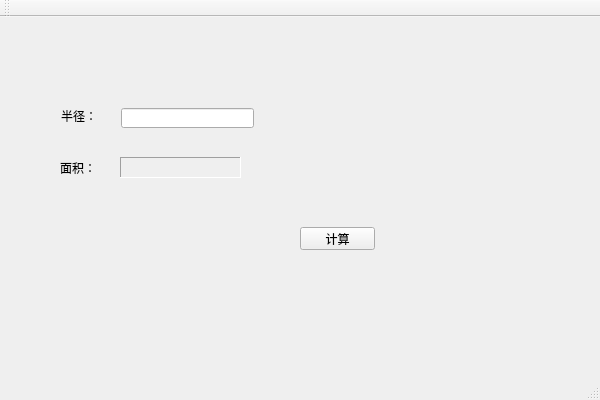
<?xml version="1.0" encoding="UTF-8"?>
<ui version="4.0">
 <class>Day19forVS2013Class</class>
 <widget class="QMainWindow" name="Day19forVS2013Class">
  <property name="geometry">
   <rect>
    <x>0</x>
    <y>0</y>
    <width>600</width>
    <height>400</height>
   </rect>
  </property>
  <property name="windowTitle">
   <string>Day19forVS2013</string>
  </property>
  <widget class="QWidget" name="centralWidget">
   <widget class="QLineEdit" name="Input">
    <property name="geometry">
     <rect>
      <x>121</x>
      <y>91</y>
      <width>133</width>
      <height>20</height>
     </rect>
    </property>
   </widget>
   <widget class="QLabel" name="Banjing">
    <property name="geometry">
     <rect>
      <x>61</x>
      <y>91</y>
      <width>54</width>
      <height>16</height>
     </rect>
    </property>
    <property name="text">
     <string>半径：</string>
    </property>
   </widget>
   <widget class="QLabel" name="Squar">
    <property name="geometry">
     <rect>
      <x>60</x>
      <y>140</y>
      <width>51</width>
      <height>21</height>
     </rect>
    </property>
    <property name="text">
     <string>面积：</string>
    </property>
   </widget>
   <widget class="QLabel" name="Display">
    <property name="geometry">
     <rect>
      <x>120</x>
      <y>140</y>
      <width>121</width>
      <height>21</height>
     </rect>
    </property>
    <property name="frameShape">
     <enum>QFrame::Panel</enum>
    </property>
    <property name="frameShadow">
     <enum>QFrame::Sunken</enum>
    </property>
    <property name="text">
     <string/>
    </property>
   </widget>
   <widget class="QPushButton" name="pushButton">
    <property name="geometry">
     <rect>
      <x>300</x>
      <y>210</y>
      <width>75</width>
      <height>23</height>
     </rect>
    </property>
    <property name="text">
     <string>计算</string>
    </property>
   </widget>
  </widget>
  <widget class="QMenuBar" name="menuBar">
   <property name="geometry">
    <rect>
     <x>0</x>
     <y>0</y>
     <width>600</width>
     <height>23</height>
    </rect>
   </property>
  </widget>
  <widget class="QToolBar" name="mainToolBar">
   <attribute name="toolBarArea">
    <enum>TopToolBarArea</enum>
   </attribute>
   <attribute name="toolBarBreak">
    <bool>false</bool>
   </attribute>
  </widget>
  <widget class="QStatusBar" name="statusBar"/>
 </widget>
 <layoutdefault spacing="6" margin="11"/>
 <resources>
  <include location="day19forvs2013.qrc"/>
 </resources>
 <connections/>
 <slots>
  <slot>But_close()</slot>
  <slot>But_open()</slot>
  <slot>button_1()</slot>
  <slot>button_2()</slot>
 </slots>
</ui>
